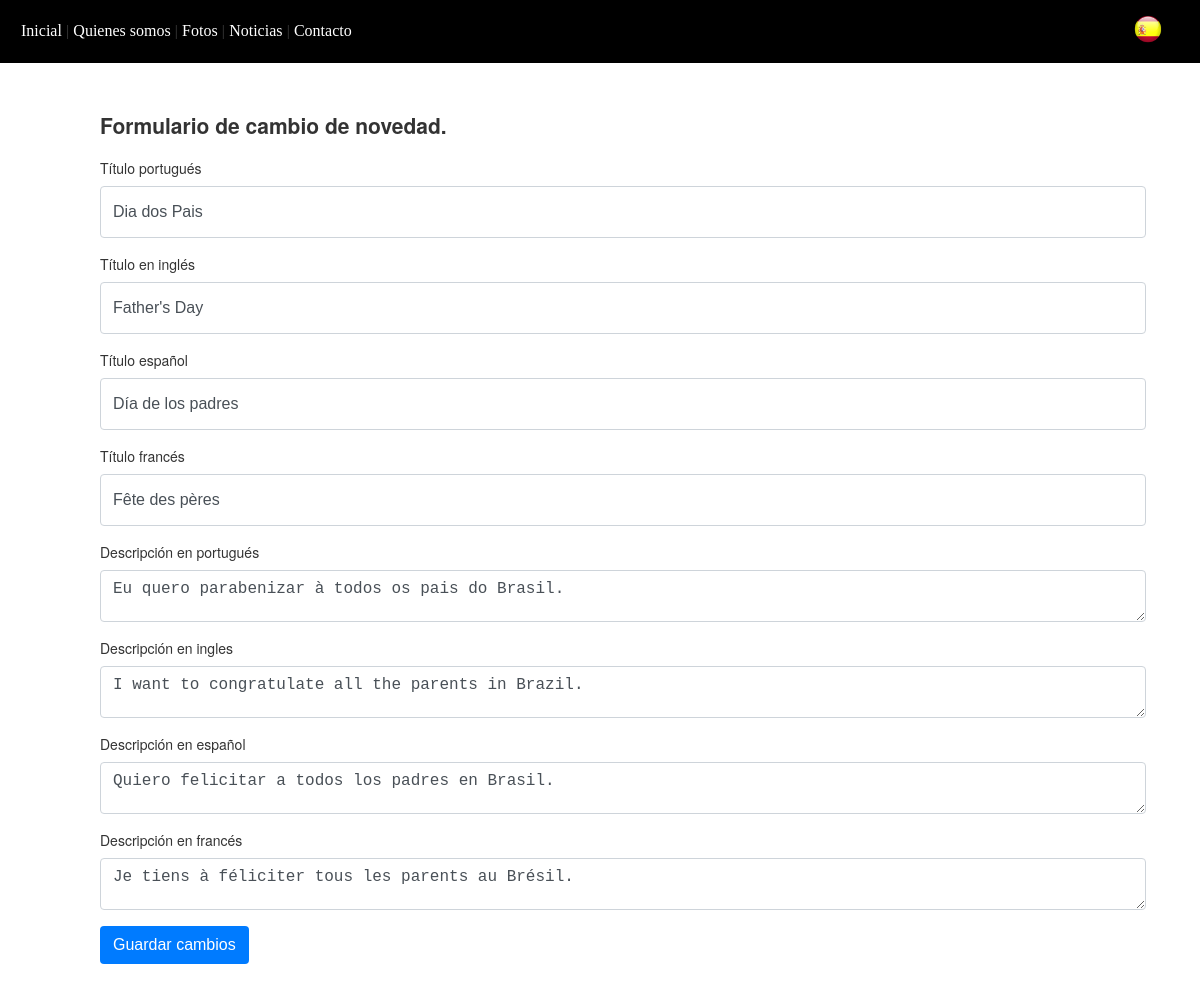
Screenshot of /editar.php?ID=2&idioma=es with the database file from the repository.
### tables this page shows
CREATE TABLE `novidade` (
  `ID` int(11) NOT NULL,
  `data` varchar(255) NOT NULL,
  `foto` varchar(255) NOT NULL,
  `titulo_br` varchar(255) NOT NULL,
  `titulo_us` varchar(255) NOT NULL,
  `titulo_es` varchar(255) NOT NULL,
  `titulo_fr` varchar(255) NOT NULL,
  `texto_br` text NOT NULL,
  `texto_us` text NOT NULL,
  `texto_es` text NOT NULL,
  `texto_fr` text NOT NULL,
  `status` varchar(20) NOT NULL
);

### idiomas/es.php (called while the page is built)
<?php
$trad['titulo'] = 'Hola, bienvenido';
$trad['textoindex'] = 'Estás en la página principal del sistema.';
$trad['textoquemsomos'] = 'Aquí aprenderás un poco sobre nuestra historia..';
$trad['textofotos'] = 'Vea nuestra galería de fotos que hemos preparado para usted..';
$trad['textonovidades'] = 'Mantente al tanto de todo lo que sucede.';
$trad['textocontato'] = 'Cuéntanos qué te parece. Preguntas, sugerencias, consejos y críticas..';
$trad['labelnome'] = 'Nombre';
$trad['labelemail'] = 'Correo electrónico';
$trad['labelassunto'] = 'Asunto';
$trad['labelmensagem'] = 'Mensaje';
$trad['menu1'] = 'Inicial';
$trad['menu2'] = 'Quienes somos';
$trad['menu3'] = 'Fotos';
$trad['menu4'] = 'Noticias';
$trad['menu5'] = 'Contacto';
$trad['titulofoto'] = 'Titulo';
$trad['titulonovidade'] = 'Título de novedad';
$trad['textonovidade'] = 'Descripción de la novedad';
$trad['datanovidade'] = 'Publicado en';
$trad['labelnewtitulo'] = 'Título de novedad';
$trad['labelnewfoto'] = 'Foto de la novedad';
$trad['labelnewtexto'] = 'Descripción de la novedad';
$trad['textonewcadastro'] = 'Formulario de registro de noticias.';
$trad['textoneweditar'] = 'Formulario de cambio de novedad.';
$trad['botaonewcadastro'] = 'Registrarse nuevo';
$trad['botaoeditar'] = 'Guardar cambios';
$trad['botaocontato'] = 'Enviar mensaje';
$trad['labeltitulobr'] = 'Título portugués';
$trad['labeltitulous'] = 'Título en inglés';
$trad['labeltituloes'] = 'Título español';
$trad['labeltitulofr'] = 'Título francés';
$trad['labeltextobr'] = 'Descripción en portugués';
$trad['labeltextous'] = 'Descripción en ingles';
$trad['labeltextoes'] = 'Descripción en español';
$trad['labeltextofr'] = 'Descripción en francés';
?>

### editar.php (the view, shortened to what this page needs)
<?php
include "conexao.php";
?>
<?php
$ID = mysqli_real_escape_string($connect,$_GET['ID']);
$ln = mysqli_fetch_object(mysqli_query($connect,"SELECT * FROM novidade WHERE ID = '$ID'"));
?>
<!DOCTYPE html>
<html>
	<head>
		<link href="css/estilo.css" rel="stylesheet" type="text/css"/>
	</head>
	<body style="margin: 0; padding: 0">
		<?php include 'inc/idiomas_get.php'; ?>
		<?php include 'inc/menu.php'; ?>
		<div class="content">
			<h2><?php echo $trad['textoneweditar'];?></h2>
			<form class="clearfix" method="post" id="cad-adm">
			  <div class="form-group">
			    <label for="titulo"><?php echo $trad['labeltitulobr'];?> <span style="color: red" id="alertatitulo_br"></span></label>
			    <input type="text" class="form-control" name="titulo_br" id="titulo_br" placeholder="<?php echo $trad['labeltitulobr'];?>" value="<?php echo $ln->titulo_br; ?>">
			  </div>
			  <div class="form-group">
			    <label for="titulo_us"><?php echo $trad['labeltitulous'];?> <span style="color: red" id="alertatitulo_us"></span></label>
			    <input type="text" class="form-control" name="titulo_us" id="titulo_us" placeholder="<?php echo $trad['labeltitulous'];?>" value="<?php echo $ln->titulo_us; ?>">
			  </div>
			  <div class="form-group">
			    <label for="titulo_es"><?php echo $trad['labeltituloes'];?> <span style="color: red" id="alertatitulo_es"></span></label>
			    <input type="text" class="form-control" name="titulo_es" id="titulo_es" placeholder="<?php echo $trad['labeltituloes'];?>" value="<?php echo $ln->titulo_es; ?>">
			  </div>
			  <div class="form-group">
			    <label for="titulo_fr"><?php echo $trad['labeltitulofr'];?> <span style="color: red" id="alertatitulo_fr"></span></label>
			    <input type="text" class="form-control" name="titulo_fr" id="titulo_fr" placeholder="<?php echo $trad['labeltitulofr'];?>" value="<?php echo $ln->titulo_fr; ?>">
			  </div>
			  <div class="form-group">
			    <label for="texto"><?php echo $trad['labeltextobr'];?> <span style="color: red" id="alertatexto_br"></span></label>
			    <textarea type="text" name="texto_br" id="texto_br" tabindex="3" class="form-control" rows="3" placeholder="<?php echo $trad['labeltextobr'];?>"><?php echo $ln->texto_br; ?></textarea>
			  </div>
			  <div class="form-group">
			    <label for="texto_us"><?php echo $trad['labeltextous'];?> <span style="color: red" id="alertatexto_us"></span></label>
			    <textarea type="text" name="texto_us" id="texto_us" tabindex="3" class="form-control" rows="3" placeholder="<?php echo $trad['labeltextous'];?>"><?php echo $ln->texto_us; ?></textarea>
			  </div>
			  <div class="form-group">
			    <label for="texto_es"><?php echo $trad['labeltextoes'];?> <span style="color: red" id="alertatexto_es"></span></label>
			    <textarea type="text" name="texto_es" id="texto_es" tabindex="3" class="form-control" rows="3" placeholder="<?php echo $trad['labeltextoes'];?>"><?php echo $ln->texto_es; ?></textarea>
			  </div>
			  <div class="form-group">
			    <label for="texto_fr"><?php echo $trad['labeltextofr'];?> <span style="color: red" id="alertatexto_fr"></span></label>
			    <textarea type="text" name="texto_fr" id="texto_fr" tabindex="3" class="form-control" rows="3" placeholder="<?php echo $trad['labeltextofr'];?>"><?php echo $ln->texto_fr; ?></textarea>
			  </div>
			  <div class="form-group">
			    <button name="salvar" type="submit"  id="salvar" tabindex="5" class="btn btn-primary"><?php echo $trad['botaoeditar'];?></button>
			  </div>
			</form>
		</div>
	</body>
</html>

### css/estilo.css (style rules this page uses)
body { font-family: "Helvetica Neue",Helvetica,Arial,sans-serif; font-size: 14px; line-height: 1.42857143; color: #333; text-decoration: none; }
.content { width: 85%; padding: 20px 100px 50px 100px; }
.form-group { margin-bottom: 1rem; }
label { display: inline-block; margin-bottom: 0.5rem; }
.form-control { display: block; width: 100%; height: calc(2.25rem + 2px); padding: 0.375rem 0.75rem; font-size: 1rem; line-height: 1.5; color: #495057; background-color: #fff; background-clip: padding-box; border: 1px solid #ced4da; border-radius: 0.25rem; transition: border-color 0.15s ease-in-out, box-shadow 0.15s ease-in-out; }
::marker { text-align: end; unicode-bidi: isolate; font-variant-numeric: tabular-nums; }
.btn-primary { color: #fff; background-color: #007bff; border-color: #007bff; }
.btn { display: inline-block; font-weight: 400; text-align: center; white-space: nowrap; vertical-align: middle; -webkit-user-select: none; -moz-user-select: none; -ms-user-select: none; user-select: none; border: 1px solid transparent; padding: 0.375rem 0.75rem; font-size: 1rem; line-height: 1.5; border-radius: 0.25rem; text-decoration: none; cursor: pointer; transition: color 0.15s ease-in-out, background-color 0.15s ease-in-out, border-color 0.15s ease-in-out, box-shadow 0.15s ease-in-out; }

### rows the page displays
novidade: titulo_br "Dia dos Pais", titulo_us "Father's Day", titulo_es "Día de los padres", titulo_fr "Fête des pères", texto_br "Eu quero parabenizar à todos os pais do Brasil.", texto_us "I want to congratulate all the parents in Brazil.", texto_es "Quiero felicitar a todos los padres en Brasil.", texto_fr "Je tiens à féliciter tous les parents au Brésil."

### other values shown
$trad['menu1'] "Inicial"
$trad['menu2'] "Quienes somos"
$trad['menu3'] "Fotos"
$trad['menu4'] "Noticias"
$trad['menu5'] "Contacto"
$trad['textoneweditar'] "Formulario de cambio de novedad."
$trad['labeltitulobr'] "Título portugués"
$trad['labeltitulous'] "Título en inglés"
$trad['labeltituloes'] "Título español"
$trad['labeltitulofr'] "Título francés"
$trad['labeltextobr'] "Descripción en portugués"
$trad['labeltextous'] "Descripción en ingles"
$trad['labeltextoes'] "Descripción en español"
$trad['labeltextofr'] "Descripción en francés"
$trad['botaoeditar'] "Guardar cambios"
